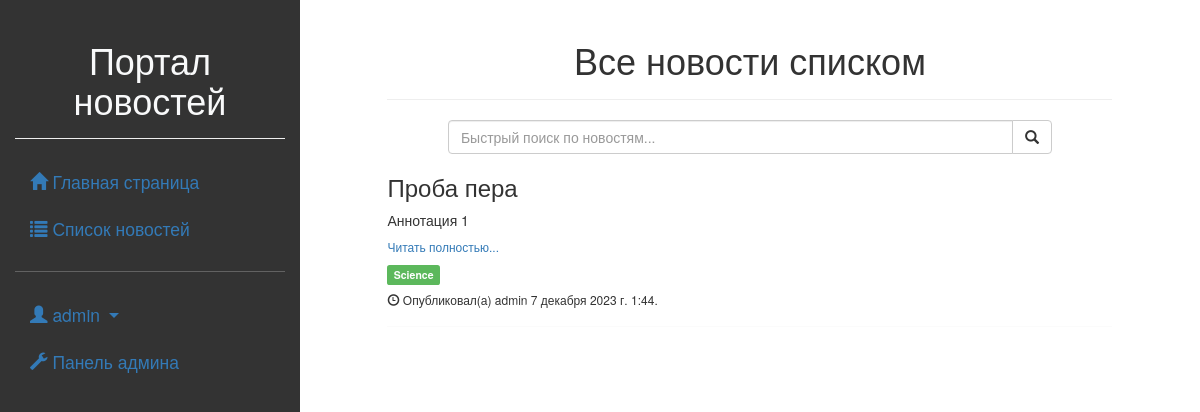
/news/user (signed in), run on the app's committed database.
### news/models.py (models this page shows, shortened)
class Article(models.Model):
    categories = (('Ec', 'Economy'),
                  ('Sc', 'Science'),
                  ('IT', 'IT'))
    author = models.ForeignKey(User, on_delete=models.SET_NULL, null=True, verbose_name='Автор')
    title = models.CharField('Название', max_length=50, default='')
    anouncement = models.TextField('Аннотация', max_length=250)
    text = models.TextField('Текст новости')
    date = models.DateTimeField('Дата создания', auto_now=True)
    category = models.CharField(choices=categories, max_length=20, verbose_name='Категории')
    tags = models.ManyToManyField(verbose_name='Тэги', to=Tag, blank=True)
    def get_detail_url(self):
        return f'/news/detail/{self.pk}'
    class Meta:
        ordering = ['title', 'date']
        verbose_name = 'Новость'
        verbose_name_plural = 'Новости'

class Tag(models.Model):
    title = models.CharField(max_length=80)
    status = models.BooleanField(default=True)
    class Meta:
        ordering = ['title', 'status']
        verbose_name = 'Тэг'
        verbose_name_plural = 'Тэги'

### news/views.py (the view)
# urls.py: path('user', views.news_user, name='news_user'),
def news_user(request):
    articles = Article.objects.filter(author=request.user).order_by('-date')
    context = {'articles': articles,
               }
    return render(request, 'news/index.html', context)

### news/templates/news/index.html (shortened to what this page needs)
{% extends 'first/base.html' %}
{% load static %}
{% block content %}
    <div class="page-header text-center">
        <h1>Все новости списком</h1>
    </div>
    <div class="offset-1 col-10">
        <div class="input-group">
            <input type="text" class="form-control" id="search_input" placeholder="Быстрый поиск по новостям...">
            <span class="input-group-btn">
                  <button class="btn btn-default" type="button">
                    <span class="glyphicon glyphicon-search"></span>
                  </button>
                </span>
        </div>
    </div>
    {% for article in articles %}
        <h3>{{ article.title }} </h3>
        <p> {{ article.anouncement }} </p>
        <h6><a href="{{ article.get_detail_url }}"> Читать полностью... </a></h6>
        {% for tag in article.tags.all %}
            <td><span class="label label-success">{{ tag.title }}</span></td>
        {% endfor %}
        <h6>
            <td><span class="glyphicon glyphicon-time"></span> Опубликовал(а) {{ article.author }} {{ article.date }}.</td>
        </h6>
        <hr>
    {% endfor %}
{% endblock %}

### first/templates/first/sidebar.html (shortened to what this page needs)
<div class="page-header text-center">
    <h1>Портал новостей</h1>
</div>
<ul class="nav nav-pills nav-stacked flex-sm-column fs-3">
    <li>
        <a class="nav-item" href="{% url 'home_index' %}">
            <i class="glyphicon glyphicon-home active"></i>
            Главная страница</a>
    </li>
    <li>
        <a class="nav-item" href="{% url 'news_index' %}">
            <i class="glyphicon glyphicon-list"></i>
            Список новостей</a>
    </li>
</ul>
<hr>
<ul class="nav nav-pills nav-stacked flex-sm-column fs-3">
    <li class="nav-item dropdown">
        <a class="dropdown-toggle" data-bs-toggle="dropdown" href="">
            <i class="glyphicon glyphicon-user"></i>
            {% if not request.user.id %}
            Пользователь
            {% else %}
            {{ request.user }}
            {% endif %}
        </a>
    </li>
    <li>
        <a {% if request.user.id != 1 %} class="nav-link disabled" {% endif %} href="/admin/">
            <i class="glyphicon glyphicon-wrench"></i>
            Панель админа</a>
    </li>
</ul>

### data on the page
Article: title "Проба пера", anouncement "Аннотация 1", author "admin", date "7 декабря 2023 г. 1:44"
Tag: title "Science"

### other printed values
{{ request.user }} "admin"
